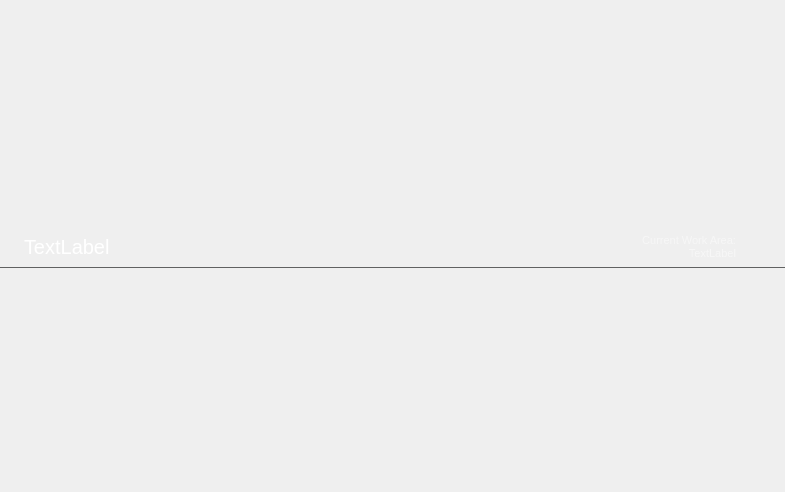
<?xml version="1.0" encoding="UTF-8"?>
<ui version="4.0">
 <class>TankDialog</class>
 <widget class="QDialog" name="TankDialog">
  <property name="geometry">
   <rect>
    <x>0</x>
    <y>0</y>
    <width>785</width>
    <height>492</height>
   </rect>
  </property>
  <property name="windowTitle">
   <string>Dialog</string>
  </property>
  <layout class="QVBoxLayout" name="verticalLayout_3">
   <property name="spacing">
    <number>0</number>
   </property>
   <property name="margin">
    <number>0</number>
   </property>
   <item>
    <widget class="QStackedWidget" name="stackedWidget">
     <property name="currentIndex">
      <number>0</number>
     </property>
     <widget class="QWidget" name="page_1">
      <property name="styleSheet">
       <string notr="true"/>
      </property>
      <layout class="QVBoxLayout" name="verticalLayout">
       <property name="spacing">
        <number>0</number>
       </property>
       <property name="margin">
        <number>0</number>
       </property>
       <item>
        <widget class="QGroupBox" name="top_group">
         <property name="minimumSize">
          <size>
           <width>0</width>
           <height>45</height>
          </size>
         </property>
         <property name="maximumSize">
          <size>
           <width>16777215</width>
           <height>45</height>
          </size>
         </property>
         <property name="styleSheet">
          <string notr="true">#top_group {
background-image: url(:/Tank.Platform.Qt/bg.png); 
border: none;
border-bottom:1px solid #606161
}

</string>
         </property>
         <property name="title">
          <string/>
         </property>
         <property name="flat">
          <bool>false</bool>
         </property>
         <layout class="QHBoxLayout" name="horizontalLayout">
          <property name="spacing">
           <number>0</number>
          </property>
          <property name="leftMargin">
           <number>4</number>
          </property>
          <property name="topMargin">
           <number>0</number>
          </property>
          <property name="rightMargin">
           <number>1</number>
          </property>
          <property name="bottomMargin">
           <number>1</number>
          </property>
          <item>
           <widget class="QLabel" name="tank_logo">
            <property name="sizePolicy">
             <sizepolicy hsizetype="Maximum" vsizetype="Preferred">
              <horstretch>0</horstretch>
              <verstretch>0</verstretch>
             </sizepolicy>
            </property>
            <property name="text">
             <string/>
            </property>
            <property name="pixmap">
             <pixmap resource="resources.qrc">:/Tank.Platform.Qt/tank_logo.png</pixmap>
            </property>
           </widget>
          </item>
          <item>
           <widget class="QLabel" name="label">
            <property name="styleSheet">
             <string notr="true">/* want this stylesheet to apply to the label but not the tooltip */
QLabel{
color: white;
font-size: 20px;
margin-left: 5px;
}</string>
            </property>
            <property name="text">
             <string>TextLabel</string>
            </property>
           </widget>
          </item>
          <item>
           <widget class="QLabel" name="lbl_context">
            <property name="toolTip">
             <string>foo bar</string>
            </property>
            <property name="styleSheet">
             <string notr="true">/* want this stylesheet to apply to the label but not the tooltip */
QLabel { color: rgba(250,250,250,180);
font-size: 11px;
margin-right: 8px;
} 


</string>
            </property>
            <property name="text">
             <string>Current Work Area:
TextLabel</string>
            </property>
            <property name="alignment">
             <set>Qt::AlignRight|Qt::AlignTrailing|Qt::AlignVCenter</set>
            </property>
           </widget>
          </item>
          <item>
           <widget class="QToolButton" name="details">
            <property name="minimumSize">
             <size>
              <width>34</width>
              <height>34</height>
             </size>
            </property>
            <property name="focusPolicy">
             <enum>Qt::ClickFocus</enum>
            </property>
            <property name="toolTip">
             <string>Click for App Details</string>
            </property>
            <property name="styleSheet">
             <string notr="true">QToolButton{
width: 12px;
height: 20px;
background-image: url(:/Tank.Platform.Qt/arrow.png);
border: none;
background-color: none;
}


QToolButton:hover{
background-image: url(:/Tank.Platform.Qt/arrow_hover.png);
}

QToolButton:Pressed {
background-image: url(:/Tank.Platform.Qt/arrow_pressed.png);
}
</string>
            </property>
            <property name="text">
             <string/>
            </property>
            <property name="autoRaise">
             <bool>true</bool>
            </property>
           </widget>
          </item>
         </layout>
        </widget>
       </item>
       <item>
        <layout class="QVBoxLayout" name="target">
         <property name="spacing">
          <number>4</number>
         </property>
        </layout>
       </item>
      </layout>
     </widget>
     <widget class="QWidget" name="page_2">
      <property name="styleSheet">
       <string notr="true"/>
      </property>
      <layout class="QVBoxLayout" name="verticalLayout_2">
       <property name="margin">
        <number>1</number>
       </property>
       <item>
        <widget class="QGroupBox" name="page_2_group">
         <property name="minimumSize">
          <size>
           <width>0</width>
           <height>100</height>
          </size>
         </property>
         <property name="styleSheet">
          <string notr="true"/>
         </property>
         <property name="title">
          <string/>
         </property>
         <layout class="QHBoxLayout" name="horizontalLayout_2">
          <property name="spacing">
           <number>0</number>
          </property>
          <property name="margin">
           <number>0</number>
          </property>
          <item>
           <spacer name="horizontalSpacer">
            <property name="orientation">
             <enum>Qt::Horizontal</enum>
            </property>
            <property name="sizeHint" stdset="0">
             <size>
              <width>145</width>
              <height>20</height>
             </size>
            </property>
           </spacer>
          </item>
          <item>
           <widget class="QLabel" name="label_3">
            <property name="minimumSize">
             <size>
              <width>40</width>
              <height>0</height>
             </size>
            </property>
            <property name="maximumSize">
             <size>
              <width>40</width>
              <height>16777215</height>
             </size>
            </property>
            <property name="text">
             <string/>
            </property>
           </widget>
          </item>
          <item>
           <widget class="QGroupBox" name="gradient">
            <property name="minimumSize">
             <size>
              <width>11</width>
              <height>0</height>
             </size>
            </property>
            <property name="maximumSize">
             <size>
              <width>11</width>
              <height>16777215</height>
             </size>
            </property>
            <property name="styleSheet">
             <string notr="true">#gradient {
background-image: url(:/Tank.Platform.Qt/gradient.png); 
border: none;
}</string>
            </property>
            <property name="title">
             <string/>
            </property>
           </widget>
          </item>
          <item>
           <widget class="QTabWidget" name="tabWidget">
            <property name="minimumSize">
             <size>
              <width>400</width>
              <height>0</height>
             </size>
            </property>
            <property name="maximumSize">
             <size>
              <width>400</width>
              <height>16777215</height>
             </size>
            </property>
            <property name="tabPosition">
             <enum>QTabWidget::East</enum>
            </property>
            <property name="currentIndex">
             <number>0</number>
            </property>
            <widget class="QWidget" name="tab">
             <attribute name="title">
              <string>General Information</string>
             </attribute>
             <layout class="QVBoxLayout" name="verticalLayout_7">
              <property name="margin">
               <number>5</number>
              </property>
              <item>
               <widget class="QScrollArea" name="scrollArea">
                <property name="frameShape">
                 <enum>QFrame::StyledPanel</enum>
                </property>
                <property name="horizontalScrollBarPolicy">
                 <enum>Qt::ScrollBarAlwaysOff</enum>
                </property>
                <property name="widgetResizable">
                 <bool>true</bool>
                </property>
                <widget class="QWidget" name="scrollAreaWidgetContents">
                 <property name="geometry">
                  <rect>
                   <x>0</x>
                   <y>0</y>
                   <width>359</width>
                   <height>465</height>
                  </rect>
                 </property>
                 <layout class="QVBoxLayout" name="verticalLayout_4">
                  <item>
                   <widget class="QLabel" name="label_6">
                    <property name="styleSheet">
                     <string notr="true">font-size: 16px;
margin-top: 5px;</string>
                    </property>
                    <property name="text">
                     <string>General Information</string>
                    </property>
                   </widget>
                  </item>
                  <item>
                   <widget class="Line" name="line_3">
                    <property name="orientation">
                     <enum>Qt::Horizontal</enum>
                    </property>
                   </widget>
                  </item>
                  <item>
                   <layout class="QHBoxLayout" name="horizontalLayout_4">
                    <item>
                     <widget class="QLabel" name="app_icon">
                      <property name="minimumSize">
                       <size>
                        <width>64</width>
                        <height>64</height>
                       </size>
                      </property>
                      <property name="maximumSize">
                       <size>
                        <width>64</width>
                        <height>64</height>
                       </size>
                      </property>
                      <property name="text">
                       <string/>
                      </property>
                      <property name="pixmap">
                       <pixmap resource="resources.qrc">:/Tank.Platform.Qt/default_app_icon_256.png</pixmap>
                      </property>
                      <property name="scaledContents">
                       <bool>true</bool>
                      </property>
                      <property name="alignment">
                       <set>Qt::AlignCenter</set>
                      </property>
                     </widget>
                    </item>
                    <item>
                     <layout class="QVBoxLayout" name="verticalLayout_8">
                      <property name="spacing">
                       <number>1</number>
                      </property>
                      <item>
                       <widget class="QLabel" name="app_name">
                        <property name="styleSheet">
                         <string notr="true">font-size: 16px;
</string>
                        </property>
                        <property name="text">
                         <string>Publish And Snapshot</string>
                        </property>
                        <property name="alignment">
                         <set>Qt::AlignLeading|Qt::AlignLeft|Qt::AlignVCenter</set>
                        </property>
                       </widget>
                      </item>
                     </layout>
                    </item>
                   </layout>
                  </item>
                  <item>
                   <widget class="QLabel" name="app_description">
                    <property name="styleSheet">
                     <string notr="true">font-size: 12px</string>
                    </property>
                    <property name="text">
                     <string>Tools to see what is out of date in your scene etc etc.</string>
                    </property>
                    <property name="wordWrap">
                     <bool>true</bool>
                    </property>
                   </widget>
                  </item>
                  <item>
                   <widget class="QLabel" name="app_tech_details">
                    <property name="sizePolicy">
                     <sizepolicy hsizetype="Preferred" vsizetype="Preferred">
                      <horstretch>0</horstretch>
                      <verstretch>0</verstretch>
                     </sizepolicy>
                    </property>
                    <property name="minimumSize">
                     <size>
                      <width>0</width>
                      <height>22</height>
                     </size>
                    </property>
                    <property name="maximumSize">
                     <size>
                      <width>16777215</width>
                      <height>22</height>
                     </size>
                    </property>
                    <property name="styleSheet">
                     <string notr="true">font-size: 10px;
</string>
                    </property>
                    <property name="text">
                     <string>tk-multi-snapshot, v1.2.3</string>
                    </property>
                    <property name="alignment">
                     <set>Qt::AlignLeading|Qt::AlignLeft|Qt::AlignVCenter</set>
                    </property>
                   </widget>
                  </item>
                  <item>
                   <layout class="QHBoxLayout" name="horizontalLayout_9">
                    <property name="spacing">
                     <number>2</number>
                    </property>
                    <item>
                     <widget class="QToolButton" name="btn_documentation">
                      <property name="text">
                       <string>Documentation</string>
                      </property>
                     </widget>
                    </item>
                    <item>
                     <widget class="QToolButton" name="btn_support">
                      <property name="text">
                       <string>Help &amp;&amp; Support</string>
                      </property>
                     </widget>
                    </item>
                    <item>
                     <spacer name="horizontalSpacer_5">
                      <property name="orientation">
                       <enum>Qt::Horizontal</enum>
                      </property>
                      <property name="sizeHint" stdset="0">
                       <size>
                        <width>0</width>
                        <height>20</height>
                       </size>
                      </property>
                     </spacer>
                    </item>
                   </layout>
                  </item>
                  <item>
                   <widget class="QLabel" name="label_5">
                    <property name="styleSheet">
                     <string notr="true">font-size: 16px;
margin-top: 30px;</string>
                    </property>
                    <property name="text">
                     <string>Your Current Work Area</string>
                    </property>
                   </widget>
                  </item>
                  <item>
                   <widget class="Line" name="line">
                    <property name="orientation">
                     <enum>Qt::Horizontal</enum>
                    </property>
                   </widget>
                  </item>
                  <item>
                   <widget class="QLabel" name="app_work_area_info">
                    <property name="styleSheet">
                     <string notr="true">font-size: 12px; margin-bottom: 8px</string>
                    </property>
                    <property name="text">
                     <string>TextLabel</string>
                    </property>
                    <property name="wordWrap">
                     <bool>true</bool>
                    </property>
                   </widget>
                  </item>
                  <item>
                   <layout class="QHBoxLayout" name="horizontalLayout_10">
                    <property name="spacing">
                     <number>2</number>
                    </property>
                    <item>
                     <widget class="QToolButton" name="btn_file_system">
                      <property name="text">
                       <string>Jump to File System</string>
                      </property>
                     </widget>
                    </item>
                    <item>
                     <widget class="QToolButton" name="btn_shotgun">
                      <property name="text">
                       <string>Jump to Shotgun</string>
                      </property>
                     </widget>
                    </item>
                    <item>
                     <spacer name="horizontalSpacer_6">
                      <property name="orientation">
                       <enum>Qt::Horizontal</enum>
                      </property>
                      <property name="sizeHint" stdset="0">
                       <size>
                        <width>0</width>
                        <height>20</height>
                       </size>
                      </property>
                     </spacer>
                    </item>
                   </layout>
                  </item>
                  <item>
                   <spacer name="verticalSpacer_2">
                    <property name="orientation">
                     <enum>Qt::Vertical</enum>
                    </property>
                    <property name="sizeHint" stdset="0">
                     <size>
                      <width>328</width>
                      <height>0</height>
                     </size>
                    </property>
                   </spacer>
                  </item>
                 </layout>
                </widget>
               </widget>
              </item>
             </layout>
            </widget>
            <widget class="QWidget" name="tab_2">
             <attribute name="title">
              <string>Configuration</string>
             </attribute>
             <layout class="QVBoxLayout" name="verticalLayout_6">
              <property name="margin">
               <number>5</number>
              </property>
              <item>
               <layout class="QVBoxLayout" name="verticalLayout_5">
                <item>
                 <widget class="QScrollArea" name="page2_scroll">
                  <property name="styleSheet">
                   <string notr="true">/* 
All labels inside this scroll area should be 12px font.
This is to avoid the UI looking different in different apps like
maya and nuke which all use slightly different style sheets.
 */
QLabel{
   font-size: 12px;
}</string>
                  </property>
                  <property name="horizontalScrollBarPolicy">
                   <enum>Qt::ScrollBarAsNeeded</enum>
                  </property>
                  <property name="widgetResizable">
                   <bool>true</bool>
                  </property>
                  <widget class="QWidget" name="page2_scrollcontents">
                   <property name="geometry">
                    <rect>
                     <x>0</x>
                     <y>0</y>
                     <width>357</width>
                     <height>428</height>
                    </rect>
                   </property>
                   <layout class="QVBoxLayout" name="verticalLayout_9" stretch="0,1">
                    <property name="spacing">
                     <number>-1</number>
                    </property>
                    <property name="margin">
                     <number>12</number>
                    </property>
                    <item>
                     <layout class="QVBoxLayout" name="config_layout">
                      <property name="spacing">
                       <number>20</number>
                      </property>
                     </layout>
                    </item>
                    <item>
                     <spacer name="verticalSpacer">
                      <property name="orientation">
                       <enum>Qt::Vertical</enum>
                      </property>
                      <property name="sizeHint" stdset="0">
                       <size>
                        <width>20</width>
                        <height>0</height>
                       </size>
                      </property>
                     </spacer>
                    </item>
                   </layout>
                  </widget>
                 </widget>
                </item>
                <item>
                 <layout class="QHBoxLayout" name="horizontalLayout_11" stretch="1,0,0,0">
                  <item>
                   <spacer name="horizontalSpacer_7">
                    <property name="orientation">
                     <enum>Qt::Horizontal</enum>
                    </property>
                    <property name="sizeHint" stdset="0">
                     <size>
                      <width>40</width>
                      <height>20</height>
                     </size>
                    </property>
                   </spacer>
                  </item>
                  <item>
                   <widget class="QToolButton" name="btn_reload">
                    <property name="text">
                     <string>Reload Engine and Apps</string>
                    </property>
                   </widget>
                  </item>
                  <item>
                   <widget class="QToolButton" name="btn_edit_config">
                    <property name="text">
                     <string>Edit Configuration</string>
                    </property>
                   </widget>
                  </item>
                  <item>
                   <widget class="QToolButton" name="btn_add_parameter">
                    <property name="text">
                     <string>+</string>
                    </property>
                   </widget>
                  </item>
                 </layout>
                </item>
               </layout>
              </item>
             </layout>
            </widget>
           </widget>
          </item>
         </layout>
        </widget>
       </item>
      </layout>
     </widget>
    </widget>
   </item>
  </layout>
 </widget>
 <resources>
  <include location="resources.qrc"/>
 </resources>
 <connections/>
</ui>
